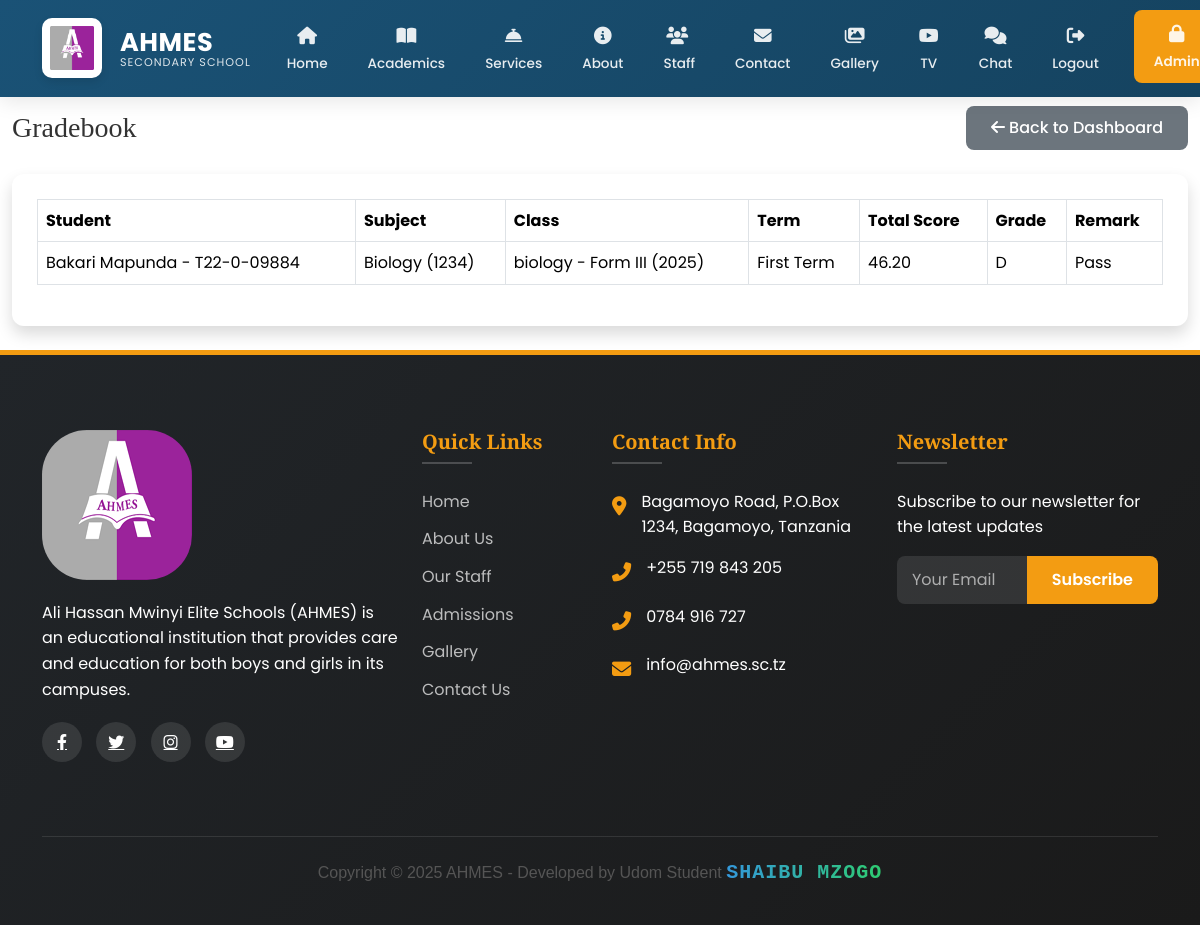
The app's page /teacher/gradebook/ (signed in), older data.
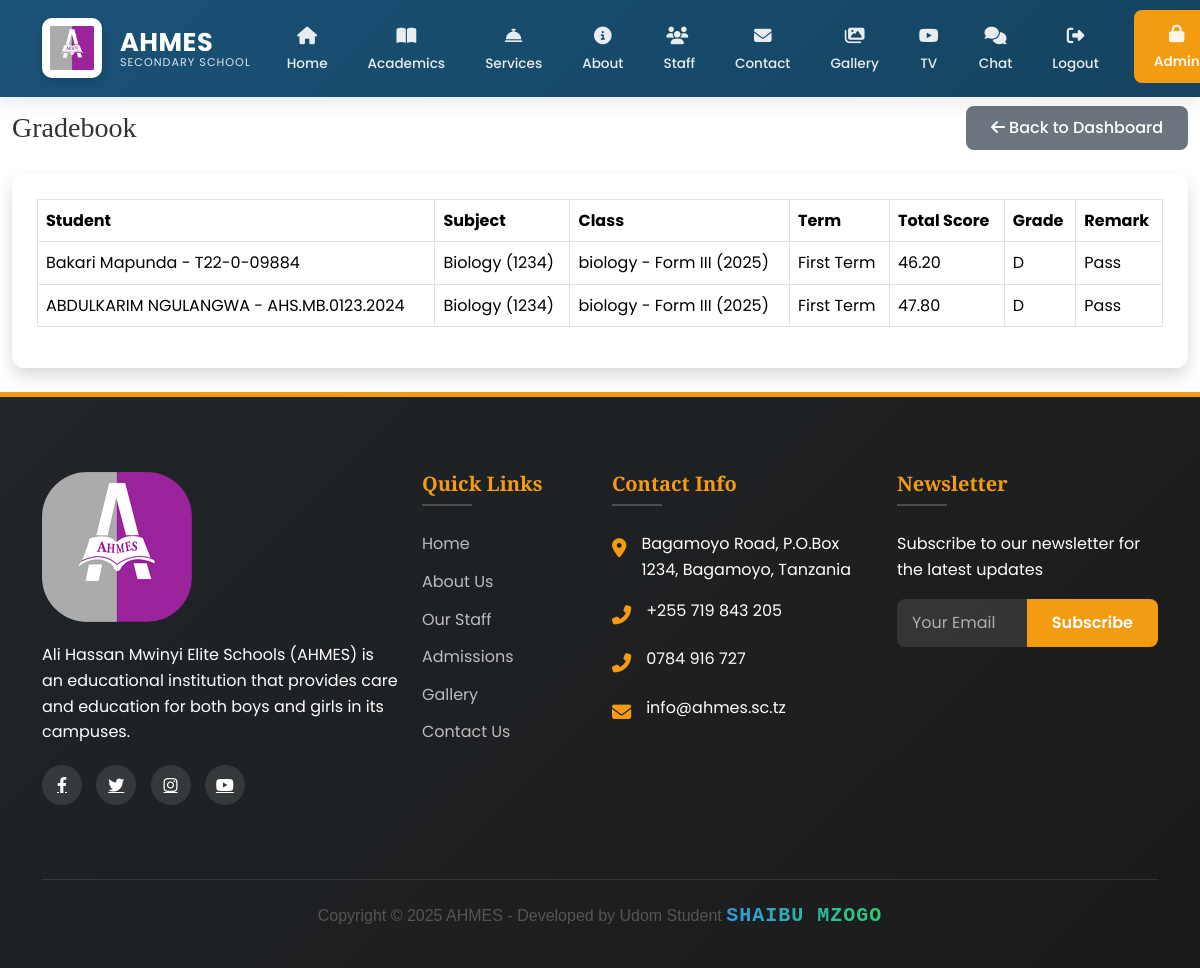
The same page, newer data.
### main/models.py (models this page shows, shortened)
class Result(models.Model):
    TERM_CHOICES = [
        ('1', 'First Term'),
        ('2', 'Second Term'),
    ]
    student = models.ForeignKey(Student, on_delete=models.CASCADE, related_name='results')
    subject = models.ForeignKey(Subject, on_delete=models.CASCADE)
    school_class = models.ForeignKey(SchoolClass, on_delete=models.CASCADE)
    term = models.CharField(max_length=1, choices=TERM_CHOICES)
    academic_year = models.CharField(max_length=20)
    exam_score = models.DecimalField(max_digits=5, decimal_places=2)
    test_score = models.DecimalField(max_digits=5, decimal_places=2)
    assignment_score = models.DecimalField(max_digits=5, decimal_places=2)
    total_score = models.DecimalField(max_digits=5, decimal_places=2, editable=False)
    grade = models.CharField(max_length=2, editable=False)
    remark = models.CharField(max_length=100, editable=False)
    teacher = models.ForeignKey(StaffMember, on_delete=models.CASCADE, related_name='results_given')
    date_created = models.DateTimeField(auto_now_add=True)
    is_approved = models.BooleanField(default=False)
    approved_by = models.ForeignKey(User, on_delete=models.SET_NULL, null=True, blank=True, related_name='approved_results')
    date_approved = models.DateTimeField(null=True, blank=True)
    class Meta:
        unique_together = ('student', 'subject', 'term', 'academic_year')
    class Result(models.Model):
     TERM_CHOICES = [
        ('1', 'First Term'),
        ('2', 'Second Term'),
        ('3', 'Third Term'),
     ]
    student = models.ForeignKey(Student, on_delete=models.CASCADE, related_name='results')
    subject = models.ForeignKey('Subject', on_delete=models.CASCADE)
    school_class = models.ForeignKey('SchoolClass', on_delete=models.CASCADE)
    term = models.CharField(max_length=1, choices=TERM_CHOICES)
    academic_year = models.CharField(max_length=20)
    exam_score = models.DecimalField(max_digits=5, decimal_places=2)
    test_score = models.DecimalField(max_digits=5, decimal_places=2)
    assignment_score = models.DecimalField(max_digits=5, decimal_places=2)
    total_score = models.DecimalField(max_digits=5, decimal_places=2, editable=False)
    grade = models.CharField(max_length=2, editable=False)
    remark = models.CharField(max_length=100, editable=False)
    teacher = models.ForeignKey('StaffMember', on_delete=models.CASCADE, related_name='results_given')
    date_created = models.DateTimeField(auto_now_add=True)
    is_approved = models.BooleanField(default=False)
    approved_by = models.ForeignKey(User, on_delete=models.SET_NULL, null=True, blank=True, related_name='approved_results')
    date_approved = models.DateTimeField(null=True, blank=True)
    class Meta:
        unique_together = ('student', 'subject', 'term', 'academic_year')

class Student(models.Model):
    GENDER_CHOICES = [
        ('M', 'Male'),
        ('F', 'Female'),
    ]
    user = models.OneToOneField(
        User,
        on_delete=models.CASCADE,
        related_name='student_profile',
        null=True,
        blank=True
    )
    first_name = models.CharField(max_length=100)
    middle_name = models.CharField(max_length=100, blank=True)
    last_name = models.CharField(max_length=100)
    gender = models.CharField(max_length=1, choices=GENDER_CHOICES)
    date_of_birth = models.DateField()
    admission_number = models.CharField(max_length=20, unique=True)
    campus = models.ForeignKey(
        Campus,
        on_delete=models.CASCADE,
        related_name='students'
    )
    level = models.ForeignKey(
        Level,
        on_delete=models.CASCADE,
        related_name='students'
    )
    admission_date = models.DateField()
    parent = models.ForeignKey(
        Parent,
        on_delete=models.CASCADE,
        related_name='students',
        null=True,
        blank=True
    )
    profile_picture = CloudinaryField(
        'students/profile_pictures',
        folder="school/students/profile_pictures",
        transformation={'quality': 'auto:good', 'width': 300, 'height': 300, 'crop': 'fill'},
        blank=True,
        null=True
    )
    created_at = models.DateTimeField(auto_now_add=True)
    updated_at = models.DateTimeField(auto_now=True)
    def __str__(self):
        return f"{self.first_name} {self.last_name} - {self.admission_number}"
    class Meta:
        ordering = ['-created_at']
        verbose_name = 'Student'
        verbose_name_plural = 'Students'

class Subject(models.Model):
    name = models.CharField(max_length=100)
    code = models.CharField(max_length=20, unique=True)
    description = models.TextField(blank=True)
    level = models.ForeignKey(Level, on_delete=models.CASCADE, related_name='subjects')
    def __str__(self):
        return f"{self.name} ({self.code})"

class SchoolClass(models.Model):
    name = models.CharField(max_length=100)
    level = models.ForeignKey(Level, on_delete=models.CASCADE)
    teacher = models.ForeignKey(StaffMember, on_delete=models.CASCADE)
    students = models.ManyToManyField(Student)
    academic_year = models.CharField(max_length=20)
    created_at = models.DateTimeField(auto_now_add=True)
    updated_at = models.DateTimeField(auto_now=True)
    def __str__(self):
        return f"{self.name} - {self.level.name} ({self.academic_year})"

class Level(models.Model):
    name = models.CharField(max_length=100)
    description = models.TextField()

### main/views.py (the view)
# urls.py: path('teacher/gradebook/', views.teacher_gradebook, name='teacher_gradebook'),
@login_required
@user_passes_test(is_teacher)
def teacher_gradebook(request):
    teacher = request.user.staff_profile
    results = Result.objects.filter(teacher=teacher, is_approved=True)
    return render(request, 'academics/teacher_gradebook.html', {
        'results': results
    })

### main/context_processors.py (called while the page is built)
def admin_counts(request):
    if request.user.is_authenticated and request.user.is_admin:
        return {
            'pending_comments': Comment.objects.filter(is_approved=False).count(),
            'gallery_count': Gallery.objects.count(),
        }
    return {}

def unread_messages_count(request):
    if request.user.is_authenticated:
        count = Message.objects.filter(
            conversation__participants=request.user,
            is_read=False
        ).exclude(
            sender=request.user
        ).count()
        print(f"DEBUG: Unread messages count for {request.user}: {count}")  # Debug output
        return {'unread_messages_count': count}
    return {}

### main/models.py (called while the page is built)
    def __str__(self):
        return self.username

### main/views.py (called while the page is built)
def is_teacher(user):
    return user.is_authenticated and (
        hasattr(user, 'staff_profile') and
        user.staff_profile.position == 'Teacher'
    )

### main/templates/academics/teacher_gradebook.html
{% extends 'main/base.html' %}
{% load static %}
{% block content %}
<div class="container-fluid">
  <div class="d-sm-flex align-items-center justify-content-between mb-4">
    <h1 class="h3 mb-0 text-gray-800">Gradebook</h1>
    <a href="{% url 'teacher_dashboard' %}" class="btn btn-secondary">
      <i class="fas fa-arrow-left mr-2"></i> Back to Dashboard
    </a>
  </div>
  <div class="card shadow mb-4">
    <div class="card-body">
      <div class="table-responsive">
        <table class="table table-bordered" width="100%" cellspacing="0">
          <thead>
            <tr>
              <th>Student</th>
              <th>Subject</th>
              <th>Class</th>
              <th>Term</th>
              <th>Total Score</th>
              <th>Grade</th>
              <th>Remark</th>
            </tr>
          </thead>
          <tbody>
            {% for result in results %}
            <tr>
              <td>{{ result.student }}</td>
              <td>{{ result.subject }}</td>
              <td>{{ result.school_class }}</td>
              <td>{{ result.get_term_display }}</td>
              <td>{{ result.total_score }}</td>
              <td>{{ result.grade }}</td>
              <td>{{ result.remark }}</td>
            </tr>
            {% empty %}
            <tr>
              <td colspan="7" class="text-center">No approved results available</td>
            </tr>
            {% endfor %}
          </tbody>
        </table>
      </div>
    </div>
  </div>
</div>
{% endblock %}

Row changes from the older to the newer data that the page shows:
now on this page (row edited): Result: student "ABDULKARIM NGULANGWA - AHS.MB.0123.2024", subject "Biology (1234)", school_class "biology - Form III (2025)", term "First Term", total_score "47.80", grade "D", remark "Pass"
